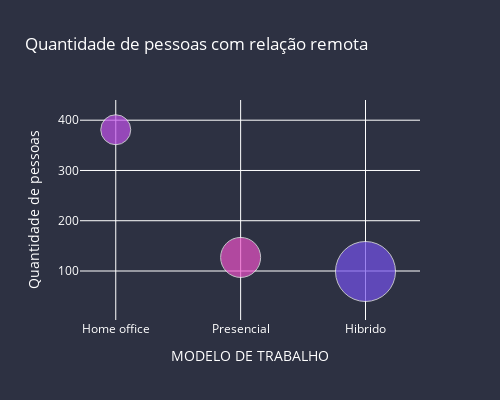

Notebook code for this chart:
### Code cell
fig, ax = plt.subplots(figsize=(8,5))
plt.barh(quantidade_relaçao_remota['modelo_trabalho'], quantidade_relaçao_remota['nivel_experiencia'], color=cor_das_barra)
ax.set_title('Qtd de Funcionário por modalidade', color=cor_parametro)
ax.set_xlabel('Quantidade Funcionário', color=cor_parametro)
ax.set_ylabel('Modelo de trabalho', color=cor_parametro)
ax.tick_params(colors=cor_parametro)
fig.patch.set_facecolor(cor_de_fundo)
ax.set_facecolor(cor_de_fundo)
for patch in ax.patches:
    patch.set_edgecolor(cor_parametro)
plt.show()

#gráfico com a biblioteca plotly, como explicado a cima talvez vocês não veja.
fig = go.Figure(layout=go.Layout(width=500,height=400))
fig.add_trace(go.Scatter(x=quantidade_relaçao_remota['modelo_trabalho'],
                        y=quantidade_relaçao_remota['nivel_experiencia'],
                        mode='markers',
                        marker=dict(size=[30, 40, 60],color=['#c152ea ', '#ea52c7', '#7552ea'])
            ))
fig.update_layout(
    title='Quantidade de pessoas com relação remota',
    xaxis_title='MODELO DE TRABALHO',
    yaxis_title = 'Quantidade de pessoas',
    plot_bgcolor='#2d3142',
    paper_bgcolor='#2d3142',
    font=dict(color='white')
)

pyo.init_notebook_mode(connected=True)
pyo.iplot(fig)

### Figure 1 — Plotly figure (JSON) as saved in the notebook; plotly's stock layout.template omitted (floating-point values rounded to 4 significant figures)
{"data": [{"marker": {"color": ["#c152ea ", "#ea52c7", "#7552ea"], "size": [30, 40, 60]}, "mode": "markers", "type": "scatter", "x": ["Home office", "Presencial", "Hibrido"], "y": [381, 127, 99]}], "layout": {"font": {"color": "white"}, "height": 400, "paper_bgcolor": "#2d3142", "plot_bgcolor": "#2d3142", "title": {"text": "Quantidade de pessoas com relação remota"}, "width": 500, "xaxis": {"title": {"text": "MODELO DE TRABALHO"}}, "yaxis": {"title": {"text": "Quantidade de pessoas"}}}}
